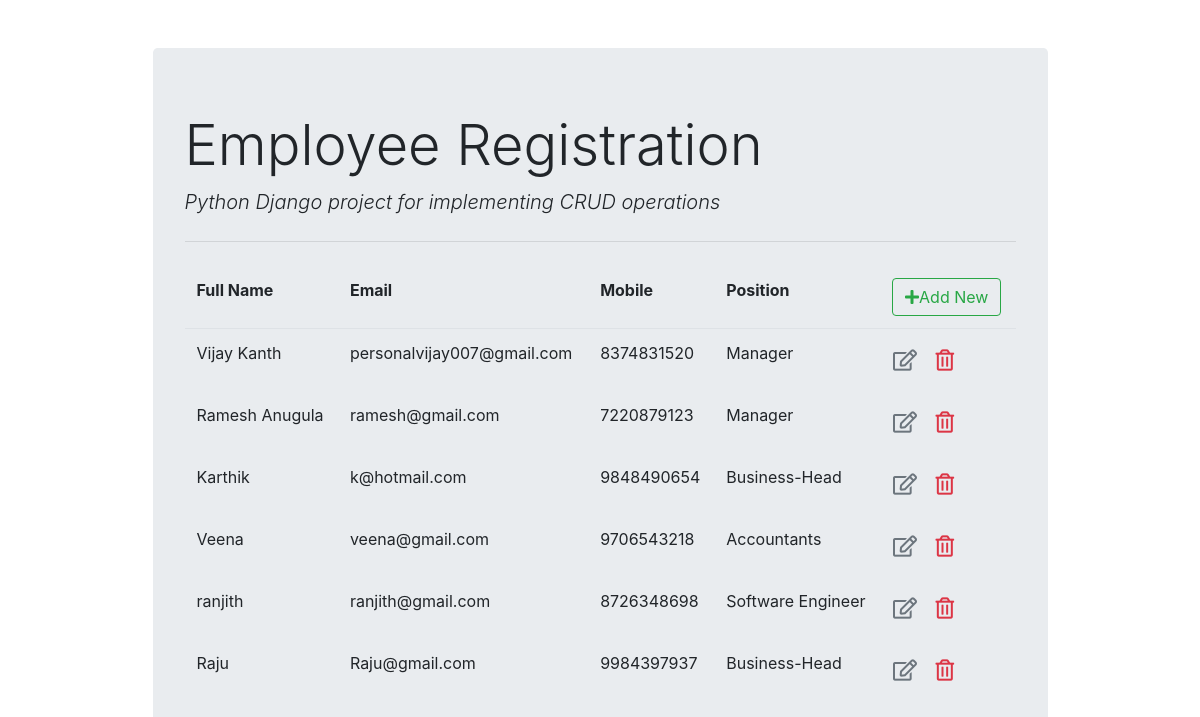
Screenshot of /employee/list/ with the database file from the repository.
### employee_register/models.py (models this page shows, shortened)
class Employee(models.Model):
    fullname = models.CharField(max_length=100)
    email = models.EmailField()
    mobile = models.CharField(max_length=10)
    emp_code = models.CharField(max_length=3)
    position = models.ForeignKey(Position, on_delete=models.CASCADE)

class Position(models.Model):
    title = models.CharField(max_length=30)
    def __str__(self):
        return self.title

### employee_register/views.py (the view)
# urls.py: path('list/', employee_list, name='list'),
def employee_list(request):
    employee_list = Employee.objects.all()
    context = {'employee_list':employee_list}
    return render(request, 'employee_register/list.html', context)

### employee_register/templates/employee_register/list.html (shortened to what this page needs)
{% extends 'employee_register/base.html' %}
{% block content %}
<table class="table table-borderless">
    <thead class="border-bottom font-weight-bold">
        <tr>
            <td>Full Name</td>
            <td>Email</td>
            <td>Mobile</td>
            <td>Position</td>
            <td>
                <a href="{% url 'employee:form' %}" class="btn btn-outline-success">
                    <i class="fas fa-plus"></i>Add New
                </a>
            </td>
        </tr>
    </thead>
    <tbody>
        {% for employee in employee_list %}
        <tr>
            <td>{{ employee.fullname }}</td>
            <td>{{ employee.email }}</td>
            <td>{{ employee.mobile }}</td>
            <td>{{ employee.position }}</td>
            <td>
                <a href="{% url 'employee:update' employee.id %}" class="btn text-secondary px-0">
                    <i class="far fa-edit fa-lg"></i>
                </a>
                 <form action="{% url 'employee:delete' employee.id %}" method="post" class="d-inline">
                    <button type="submit" class="btn">
                        <i class="far fa-trash-alt fa-lg text-danger float-right"></i>
                    </button>
                </form>
            </td>
        </tr>
        {% endfor %}
    </tbody>
</table>
{% endblock %}

### employee_register/templates/employee_register/base.html (shortened to what this page needs)
<!DOCTYPE html>
<html lang="en">
<head>
    <link rel="stylesheet" href="https://stackpath.bootstrapcdn.com/bootstrap/4.4.1/css/bootstrap.min.css"
>
    <link rel="stylesheet" href="https://cdnjs.cloudflare.com/ajax/libs/font-awesome/5.11.2/css/all.min.css">
</head>
<body background="https://directlinedev.com/media/cases/woodwell/clear/great_background_1.wide.png">
<div class="container">
    <div class="col-md-10 offset-md-1 mt-5">
        <div class="jumbotron">
            <h1 class="display-4">Employee Registration</h1>
            <p class="lead font-italic">Python Django project for implementing CRUD operations</p>
            <hr class="my-4">
            {% block content %}
            {% endblock %}
        </div>
    </div>
</div>
</body>
</html>

### rows the page displays
Employee: fullname "Vijay Kanth", email "personalvijay007@gmail.com", mobile "8374831520", position "Manager"
Employee: fullname "Ramesh Anugula", email "ramesh@gmail.com", mobile "7220879123", position "Manager"
Employee: fullname "Karthik", email "k@hotmail.com", mobile "9848490654", position "Business-Head"
Employee: fullname "Veena", email "veena@gmail.com", mobile "9706543218", position "Accountants"
Employee: fullname "ranjith", email "ranjith@gmail.com", mobile "8726348698", position "Software Engineer"
Employee: fullname "Raju", email "Raju@gmail.com", mobile "9984397937", position "Business-Head"
